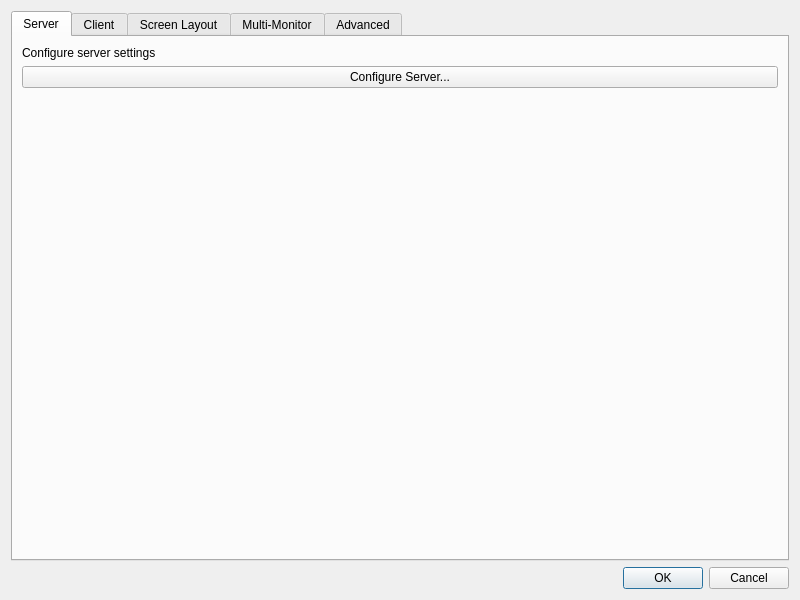
<?xml version="1.0" encoding="UTF-8"?>
<ui version="4.0">
 <class>MasterConfigDialog</class>
 <widget class="QDialog" name="MasterConfigDialog">
  <property name="geometry">
   <rect>
    <x>0</x>
    <y>0</y>
    <width>800</width>
    <height>600</height>
   </rect>
  </property>
  <property name="windowTitle">
   <string>Master Configuration</string>
  </property>
  <layout class="QVBoxLayout" name="verticalLayout">
   <item>
    <widget class="QTabWidget" name="tabWidget">
     <property name="currentIndex">
      <number>0</number>
     </property>
     <widget class="QWidget" name="tabServer">
      <attribute name="title">
       <string>Server</string>
      </attribute>
      <layout class="QVBoxLayout" name="verticalLayout_2">
       <item>
        <widget class="QLabel" name="labelServerInfo">
         <property name="text">
          <string>Configure server settings</string>
         </property>
        </widget>
       </item>
       <item>
        <widget class="QPushButton" name="pushButtonServerConfigure">
         <property name="text">
          <string>Configure Server...</string>
         </property>
        </widget>
       </item>
       <item>
        <spacer name="verticalSpacer">
         <property name="orientation">
          <enum>Qt::Vertical</enum>
         </property>
         <property name="sizeHint" stdset="0">
          <size>
           <width>20</width>
           <height>40</height>
          </size>
         </property>
        </spacer>
       </item>
      </layout>
     </widget>
     <widget class="QWidget" name="tabClient">
      <attribute name="title">
       <string>Client</string>
      </attribute>
      <layout class="QVBoxLayout" name="verticalLayout_3">
       <item>
        <widget class="QLabel" name="labelClientInfo">
         <property name="text">
          <string>Configure client settings</string>
         </property>
        </widget>
       </item>
       <item>
        <widget class="QPushButton" name="pushButtonClientConfigure">
         <property name="text">
          <string>Configure Client...</string>
         </property>
        </widget>
       </item>
       <item>
        <spacer name="verticalSpacer_2">
         <property name="orientation">
          <enum>Qt::Vertical</enum>
         </property>
         <property name="sizeHint" stdset="0">
          <size>
           <width>20</width>
           <height>40</height>
          </size>
         </property>
        </spacer>
       </item>
      </layout>
     </widget>
     <widget class="QWidget" name="tabLayout">
      <attribute name="title">
       <string>Screen Layout</string>
      </attribute>
      <layout class="QVBoxLayout" name="verticalLayout_4">
       <item>
        <widget class="QLabel" name="labelLayoutInfo">
         <property name="text">
          <string>Configure screen layout</string>
         </property>
        </widget>
       </item>
       <item>
        <widget class="QPushButton" name="pushButtonLayoutConfigure">
         <property name="text">
          <string>Configure Layout...</string>
         </property>
        </widget>
       </item>
       <item>
        <spacer name="verticalSpacer_3">
         <property name="orientation">
          <enum>Qt::Vertical</enum>
         </property>
         <property name="sizeHint" stdset="0">
          <size>
           <width>20</width>
           <height>40</height>
          </size>
         </property>
        </spacer>
       </item>
      </layout>
     </widget>
     <widget class="QWidget" name="tabMultiMonitor">
      <attribute name="title">
       <string>Multi-Monitor</string>
      </attribute>
      <layout class="QVBoxLayout" name="verticalLayout_5">
       <item>
        <widget class="QLabel" name="labelMultiMonitorInfo">
         <property name="text">
          <string>Configure multi-monitor setup</string>
         </property>
        </widget>
       </item>
       <item>
        <widget class="QPushButton" name="pushButtonMultiMonitorConfigure">
         <property name="text">
          <string>Configure Multi-Monitor...</string>
         </property>
        </widget>
       </item>
       <item>
        <spacer name="verticalSpacer_4">
         <property name="orientation">
          <enum>Qt::Vertical</enum>
         </property>
         <property name="sizeHint" stdset="0">
          <size>
           <width>20</width>
           <height>40</height>
          </size>
         </property>
        </spacer>
       </item>
      </layout>
     </widget>
     <widget class="QWidget" name="tabAdvanced">
      <attribute name="title">
       <string>Advanced</string>
      </attribute>
      <layout class="QVBoxLayout" name="verticalLayout_6">
       <item>
        <widget class="QLabel" name="labelAdvancedInfo">
         <property name="text">
          <string>Advanced settings and configurations</string>
         </property>
        </widget>
       </item>
       <item>
        <widget class="QPushButton" name="pushButtonAdvancedConfigure">
         <property name="text">
          <string>Advanced Settings...</string>
         </property>
        </widget>
       </item>
       <item>
        <spacer name="verticalSpacer_5">
         <property name="orientation">
          <enum>Qt::Vertical</enum>
         </property>
         <property name="sizeHint" stdset="0">
          <size>
           <width>20</width>
           <height>40</height>
          </size>
         </property>
        </spacer>
       </item>
      </layout>
     </widget>
    </widget>
   </item>
   <item>
    <widget class="QDialogButtonBox" name="buttonBox">
     <property name="orientation">
      <enum>Qt::Horizontal</enum>
     </property>
     <property name="standardButtons">
      <set>QDialogButtonBox::Cancel|QDialogButtonBox::Ok</set>
     </property>
    </widget>
   </item>
  </layout>
 </widget>
 <resources/>
 <connections>
  <connection>
   <sender>buttonBox</sender>
   <signal>accepted()</signal>
   <receiver>MasterConfigDialog</receiver>
   <slot>accept()</slot>
   <hints>
    <hint type="sourcelabel">
     <x>248</x>
     <y>254</y>
    </hint>
    <hint type="destinationlabel">
     <x>157</x>
     <y>274</y>
    </hint>
   </hints>
  </connection>
  <connection>
   <sender>buttonBox</sender>
   <signal>rejected()</signal>
   <receiver>MasterConfigDialog</receiver>
   <slot>reject()</slot>
   <hints>
    <hint type="sourcelabel">
     <x>316</x>
     <y>260</y>
    </hint>
    <hint type="destinationlabel">
     <x>286</x>
     <y>274</y>
    </hint>
   </hints>
  </connection>
 </connections>
</ui>
